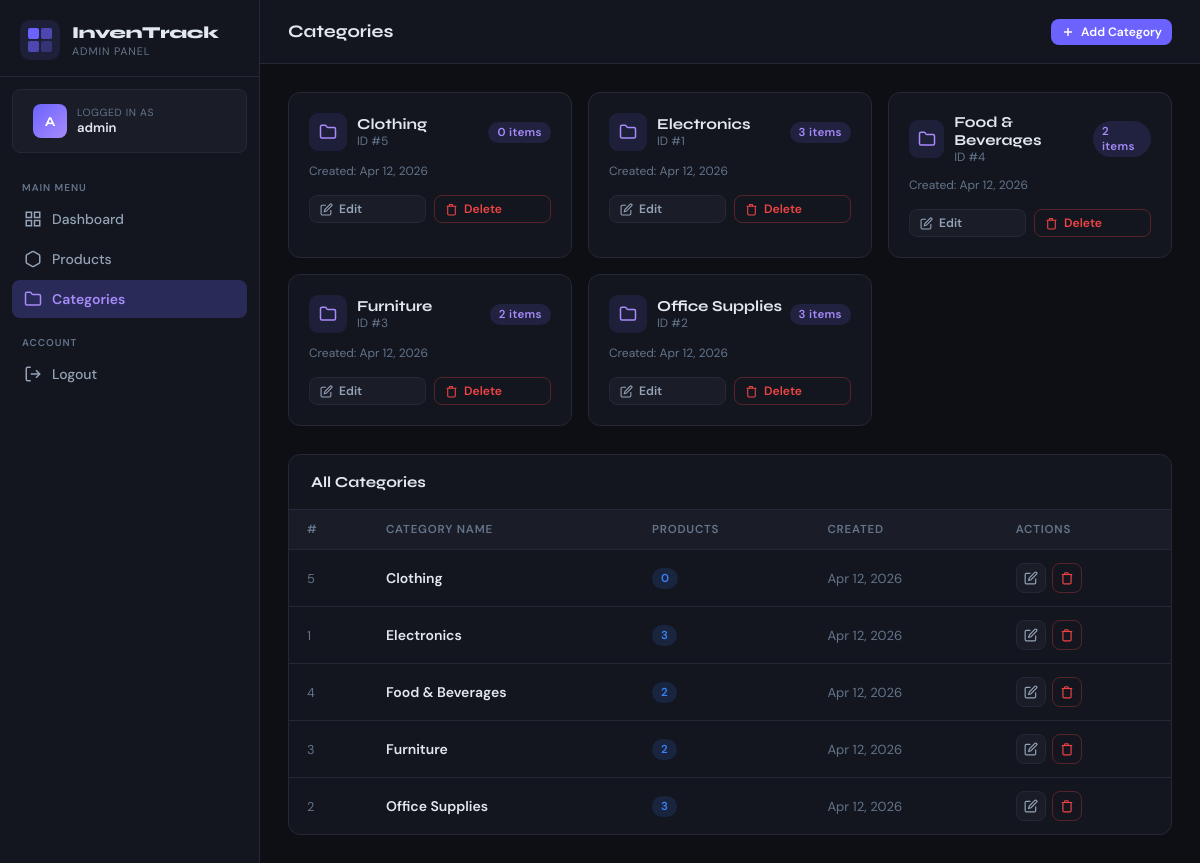
Page /frontend/categories.php (signed in) on the committed database.
### tables this page shows
CREATE TABLE IF NOT EXISTS categories (
    id INT AUTO_INCREMENT PRIMARY KEY,
    name VARCHAR(100) NOT NULL UNIQUE,
    created_at TIMESTAMP DEFAULT CURRENT_TIMESTAMP
);

### frontend/categories.php (the view, shortened to what this page needs)
<?php
require_once '../backend/config.php';
$categories = $pdo->query("
    SELECT c.*, COUNT(p.id) AS product_count
    FROM categories c
    LEFT JOIN products p ON p.category_id = c.id
    GROUP BY c.id
    ORDER BY c.name
")->fetchAll();
?>
<!DOCTYPE html>
<html lang="en">
<head>
    <link rel="stylesheet" href="style.css">
</head>
<body>
<div class="app-wrapper">
    <?php include 'sidebar.php'; ?>
    <div class="main-content">
        <header class="topbar">
            <div style="display:flex;align-items:center;gap:12px;">
                <span class="topbar-title">Categories</span>
            </div>
            <div class="topbar-right">
                <button class="btn btn-primary btn-sm" onclick="openModal('addModal')">
                    <svg width="14" height="14" viewBox="0 0 24 24" fill="none" stroke="currentColor" stroke-width="2.5"><line x1="12" y1="5" x2="12" y2="19"/><line x1="5" y1="12" x2="19" y2="12"/></svg>
                    Add Category
                </button>
            </div>
        </header>
        <div class="page-body">
            <div style="display:grid;grid-template-columns:repeat(auto-fill,minmax(280px,1fr));gap:16px;margin-bottom:28px;">
                <?php foreach ($categories as $cat): ?>
                <div class="card" style="border-radius:var(--radius);overflow:hidden;">
                    <div style="padding:20px;">
                        <div style="display:flex;align-items:center;justify-content:space-between;margin-bottom:12px;">
                            <div style="display:flex;align-items:center;gap:10px;">
                                <div style="width:38px;height:38px;background:rgba(108,99,255,0.12);border-radius:9px;display:flex;align-items:center;justify-content:center;color:var(--accent2);">
                                    <svg width="18" height="18" viewBox="0 0 24 24" fill="none" stroke="currentColor" stroke-width="2"><path d="M4 20h16a2 2 0 0 0 2-2V8a2 2 0 0 0-2-2h-7.93a2 2 0 0 1-1.66-.9l-.82-1.2A2 2 0 0 0 7.93 3H4a2 2 0 0 0-2 2v13c0 1.1.9 2 2 2z"/></svg>
                                </div>
                                <div>
                                    <div style="font-family:'Syne',sans-serif;font-weight:700;font-size:0.95rem;"><?= htmlspecialchars($cat['name']) ?></div>
                                    <div style="font-size:0.75rem;color:var(--text-muted);">ID #<?= $cat['id'] ?></div>
                                </div>
                            </div>
                            <span class="badge badge-purple"><?= $cat['product_count'] ?> items</span>
                        </div>
                        <div style="font-size:0.75rem;color:var(--text-muted);margin-bottom:16px;">
                            Created: <?= date('M j, Y', strtotime($cat['created_at'])) ?>
                        </div>
                        <div style="display:flex;gap:8px;">
                            <button class="btn btn-ghost btn-sm" style="flex:1;"
                                onclick='openEditModal(<?= json_encode(["id"=>$cat["id"],"name"=>$cat["name"]]) ?>)'>
                                <svg width="13" height="13" viewBox="0 0 24 24" fill="none" stroke="currentColor" stroke-width="2"><path d="M11 4H4a2 2 0 0 0-2 2v14a2 2 0 0 0 2 2h14a2 2 0 0 0 2-2v-7"/><path d="M18.5 2.5a2.121 2.121 0 0 1 3 3L12 15l-4 1 1-4 9.5-9.5z"/></svg>
                                Edit
                            </button>
                            <a href="../backend/category_crud.php?action=delete&id=<?= $cat['id'] ?>"
                               class="btn btn-danger btn-sm" style="flex:1;"
                               onclick="return confirm('Delete this category? Products in it will be uncategorized.')">
                                <svg width="13" height="13" viewBox="0 0 24 24" fill="none" stroke="currentColor" stroke-width="2"><polyline points="3 6 5 6 21 6"/><path d="M19 6v14a2 2 0 0 1-2 2H7a2 2 0 0 1-2-2V6m3 0V4a1 1 0 0 1 1-1h4a1 1 0 0 1 1 1v2"/></svg>
                                Delete
                            </a>
                        </div>
                    </div>
                </div>
                <?php endforeach; ?>
            </div>
            <?php if (!empty($categories)): ?>
            <div class="card">
                <div class="card-header">
                    <span class="card-title">All Categories</span>
                </div>
                <div class="table-wrap">
                    <table>
                        <thead>
                            <tr>
                                <th>#</th>
                                <th>Category Name</th>
                                <th>Products</th>
                                <th>Created</th>
                                <th>Actions</th>
                            </tr>
                        </thead>
                        <tbody>
                        <?php foreach ($categories as $cat): ?>
                        <tr>
                            <td style="color:var(--text-muted);font-size:0.8rem;"><?= $cat['id'] ?></td>
                            <td class="fw-600"><?= htmlspecialchars($cat['name']) ?></td>
                            <td><span class="badge badge-info"><?= $cat['product_count'] ?></span></td>
                            <td style="color:var(--text-muted);font-size:0.82rem;"><?= date('M j, Y', strtotime($cat['created_at'])) ?></td>
                            <td>
                                <div style="display:flex;gap:6px;">
                                    <button class="btn btn-ghost btn-sm btn-icon"
                                        onclick='openEditModal(<?= json_encode(["id"=>$cat["id"],"name"=>$cat["name"]]) ?>)' title="Edit">
                                        <svg width="14" height="14" viewBox="0 0 24 24" fill="none" stroke="currentColor" stroke-width="2"><path d="M11 4H4a2 2 0 0 0-2 2v14a2 2 0 0 0 2 2h14a2 2 0 0 0 2-2v-7"/><path d="M18.5 2.5a2.121 2.121 0 0 1 3 3L12 15l-4 1 1-4 9.5-9.5z"/></svg>
                                    </button>
                                    <a href="../backend/category_crud.php?action=delete&id=<?= $cat['id'] ?>"
                                       class="btn btn-danger btn-sm btn-icon" title="Delete"
                                       onclick="return confirm('Delete this category?')">
                                        <svg width="14" height="14" viewBox="0 0 24 24" fill="none" stroke="currentColor" stroke-width="2"><polyline points="3 6 5 6 21 6"/><path d="M19 6v14a2 2 0 0 1-2 2H7a2 2 0 0 1-2-2V6m3 0V4a1 1 0 0 1 1-1h4a1 1 0 0 1 1 1v2"/></svg>
                                    </a>
                                </div>
                            </td>
                        </tr>
                        <?php endforeach; ?>
                        </tbody>
                    </table>
                </div>
            </div>
            <?php endif; ?>
        </div>
    </div>
</div>
</body>
</html>

### frontend/style.css (style rules this page uses)
:root { --bg: #0d0f14; --bg2: #13161e; --bg3: #1a1d27; --border: #252836; --accent: #6c63ff; --accent2: #a78bfa; --accent-glow: rgba(108, 99, 255, 0.25); --success: #10b981; --warning: #f59e0b; --danger: #ef4444; --info: #3b82f6; --text: #e2e8f0; --text-muted: #64748b; --text-dim: #94a3b8; --sidebar-w: 260px; --header-h: 64px; --radius: 12px; --radius-sm: 8px; --shadow: 0 4px 24px rgba(0,0,0,0.4); }
*, *::before, *::after { box-sizing: border-box; margin: 0; padding: 0; }
body { font-family: 'DM Sans', sans-serif; background: var(--bg); color: var(--text); min-height: 100vh; overflow-x: hidden; }
.app-wrapper { display: flex; min-height: 100vh; }
.main-content { margin-left: var(--sidebar-w); flex: 1; display: flex; flex-direction: column; min-height: 100vh; }
.topbar { height: var(--header-h); background: var(--bg2); border-bottom: 1px solid var(--border); display: flex; align-items: center; justify-content: space-between; padding: 0 28px; position: sticky; top: 0; z-index: 50; }
.topbar-title { font-family: 'Syne', sans-serif; font-size: 1.1rem; font-weight: 700; color: var(--text); }
.topbar-right { display: flex; align-items: center; gap: 12px; }
.page-body { padding: 28px; flex: 1; }
.card { background: var(--bg2); border: 1px solid var(--border); border-radius: var(--radius); overflow: hidden; }
.card-header { display: flex; align-items: center; justify-content: space-between; padding: 18px 22px; border-bottom: 1px solid var(--border); }
.card-title { font-family: 'Syne', sans-serif; font-weight: 700; font-size: 0.95rem; color: var(--text); }
.table-wrap { overflow-x: auto; }
table { width: 100%; border-collapse: collapse; font-size: 0.875rem; }
thead th { background: var(--bg3); color: var(--text-muted); font-size: 0.72rem; font-weight: 600; text-transform: uppercase; letter-spacing: 0.07em; padding: 12px 18px; text-align: left; border-bottom: 1px solid var(--border); }
tbody tr { border-bottom: 1px solid var(--border); transition: background 0.15s; }
tbody tr:last-child { border-bottom: none; }
tbody td { padding: 13px 18px; color: var(--text); vertical-align: middle; }
.badge { display: inline-flex; align-items: center; padding: 3px 9px; border-radius: 20px; font-size: 0.72rem; font-weight: 600; letter-spacing: 0.03em; }
.badge-info { background: rgba(59,130,246,0.15); color: var(--info); }
.badge-purple { background: rgba(108,99,255,0.15); color: var(--accent2); }
.btn { display: inline-flex; align-items: center; gap: 6px; padding: 8px 16px; border-radius: var(--radius-sm); font-size: 0.82rem; font-weight: 600; border: none; cursor: pointer; text-decoration: none; transition: all 0.2s; font-family: 'DM Sans', sans-serif; }
.btn-primary { background: var(--accent); color: white; }
.btn-danger { background: transparent; color: var(--danger); border: 1px solid rgba(239,68,68,0.3); }
.btn-ghost { background: var(--bg3); color: var(--text-dim); border: 1px solid var(--border); }
.btn-sm { padding: 5px 10px; font-size: 0.76rem; }
.btn-icon { padding: 7px; border-radius: var(--radius-sm); }
.fw-600 { font-weight: 600; }

### rows in the picture
categories: name "Clothing", id "5", product_count "0", created_at "Apr 12, 2026"
categories: name "Electronics", id "1", product_count "3", created_at "Apr 12, 2026"
categories: name "Food & Beverages", id "4", product_count "2", created_at "Apr 12, 2026"
categories: name "Furniture", id "3", product_count "2", created_at "Apr 12, 2026"
categories: name "Office Supplies", id "2", product_count "3", created_at "Apr 12, 2026"

### other values in the picture
substr($_SESSION['admin_username'], 0, 1) "A"
$_SESSION['admin_username'] "admin"
